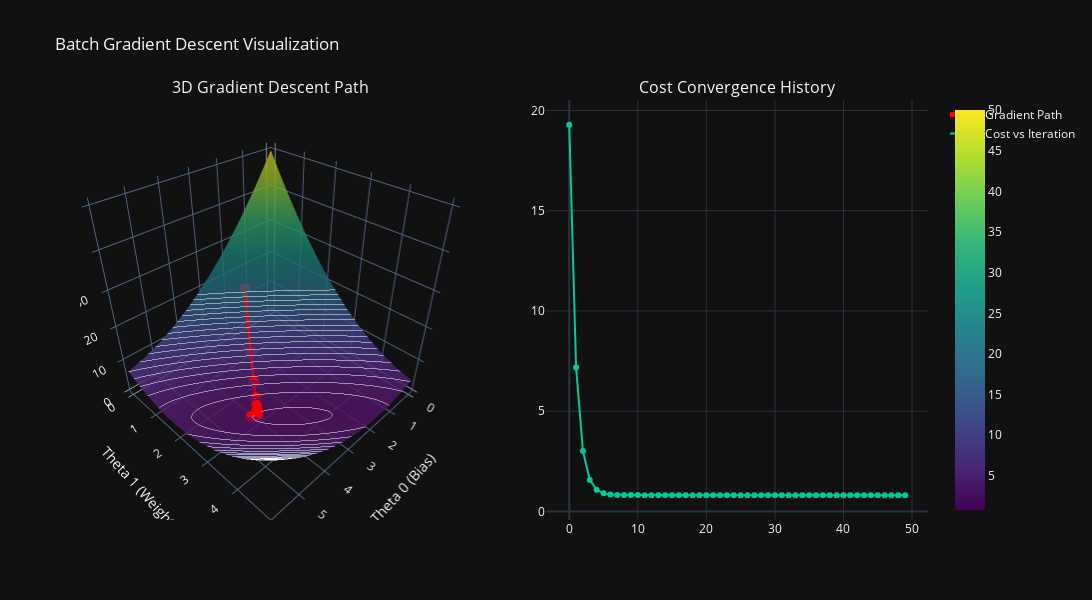
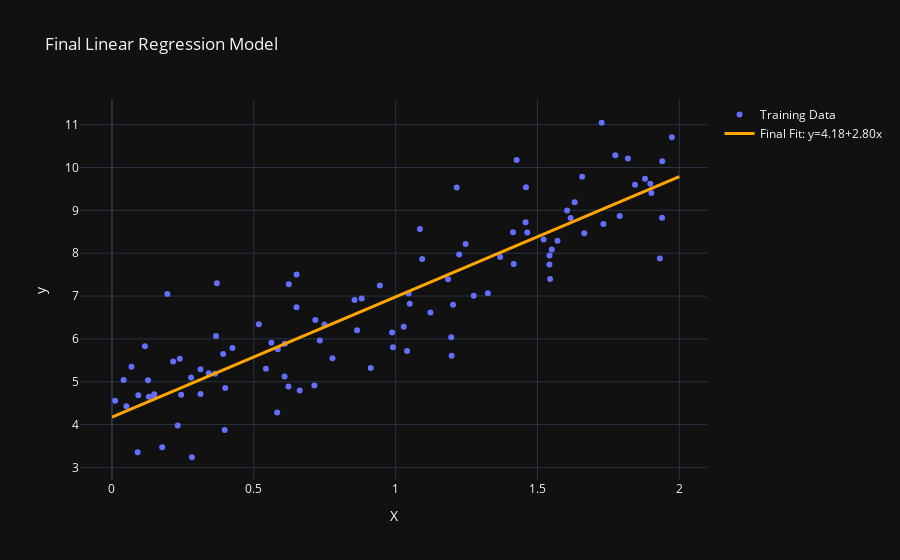

Write notebook code for charts like these, in order.
### Code cell
fig_3d, fig_2d = create_visualizations(X, y, history)
    
print("Opening visualizations...")
fig_3d.show()
fig_2d.show()
